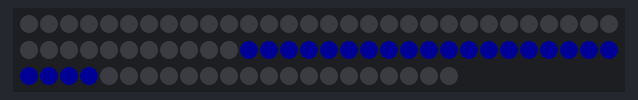
This sketch was run on a simulated Arduino Uno, built with avr-gcc and run on an emulated ATmega328P. Shown: 82 RGB LEDs in strip order, left to right, continuing on the next row. Dim RGB values are drawn brighter than linear.

Above: at 1.16 s.
At 39.63 s:
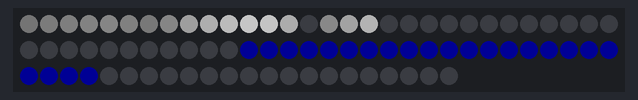

The sketch:

Ripple.ino
```cpp
// Lighting for Ripple by Jeanie Holt
// code clean-up: 10/22/2017
// top right=22; right bottom=40; bottom left=63; left top=81

/////  Includes  /////
#include <Adafruit_NeoPixel.h>

/////  Defines  /////
#define LED_PIN A0    //  data output pin to LED string
#define NUM_LEDS 82   //  led string length

/////  Global Variables  /////
 int del = 20;  //time delay between loop runs in milliseconds
 int attack = 1000, sustain = 0, decay = 500;  //length of attack/sustain/decay in milliseconds
 int vel = 200;  //milliseconds to shift from 1 LED to next
 int brt = 0;
 byte start_LED[] = {21, 17, 13}; // ripple starting location
 byte max_brt[] = {250, 150, 200};
 float fade[] = {1.1, 0.9, 1.4};
 byte done[] = {0, 0, 0};
 int rip_time[] = {0, 0, 0};

/////  Setup /////
Adafruit_NeoPixel strip = Adafruit_NeoPixel(NUM_LEDS, LED_PIN, NEO_GRB + NEO_KHZ800);

void setup() {
  delay(1000);  // Start-up delay for stable start
  Serial.begin(9600);
  strip.begin();
  strip.show(); // Initialize all pixels to 'off'
  }

/////  Functions  /////
 int changeBright (int t, int temp_brt) {
  if (temp_brt < 0) temp_brt = 0;
    if (t < attack/del) {
      brt = temp_brt * t/(attack/del);
    }
    else if (t < (attack + sustain)/del) {
      brt = temp_brt;
    }
    else if (t < (attack + sustain + decay)/del) {
      int decay_cnt = t - (attack + sustain)/del;
      brt = temp_brt - temp_brt * decay_cnt/(decay/del);
    }
    else {brt = 0;}
    return brt;
 }

 void ripple(int rpl, int r_time) {
    int temp_brt = max_brt[rpl] - fade[rpl] * r_time; // brightness decreases with time
    done[rpl] = 1;                      // set done flag

    for (int LEDoffset = 0; LEDoffset < start_LED[rpl] + 1; LEDoffset++) {

      // for each location offset the ripple pulse will arrive later in time
      // t_prm becomes local ripple time for the LED at the offset location
      int t_prm = r_time - LEDoffset * vel/del;
      if (t_prm > 0) brt = changeBright (t_prm, temp_brt);
        else brt = 0;

      if (brt > 0) done[rpl] = 0;       // not done yet if any offset has brightness
      if (r_time == 0) done[rpl] = 0;   // not done yet

      uint8_t here = strip.getPixelColor(start_LED[rpl] - LEDoffset);
      if (here > brt) brt = here;       // if LED is brighter don't change

      strip.setPixelColor(start_LED[rpl] - LEDoffset, strip.Color(brt,brt,brt));
    }
 }

/////  Main Loop  /////
  void loop() {  //repeating ripple
    for (int j = 0; j < 82; j++) {  // turn off all LEDs
      strip.setPixelColor(j, strip.Color(0,0,0));
      }

    for (int i = 0; i < 3; i++) {         // for each ripple
      ripple(i, rip_time[i]);             // write ripple to LEDs
      rip_time[i]++;                      // increment time
      if (done[i] == 1) rip_time[i] = 0;  // if done start over
      }

    for (int j = 41; j < 64; j++) {       // paint light blue across bottom
      strip.setPixelColor(j, strip.Color(0,0,20));
      }

    strip.show();
    delay(del);
  }
```
